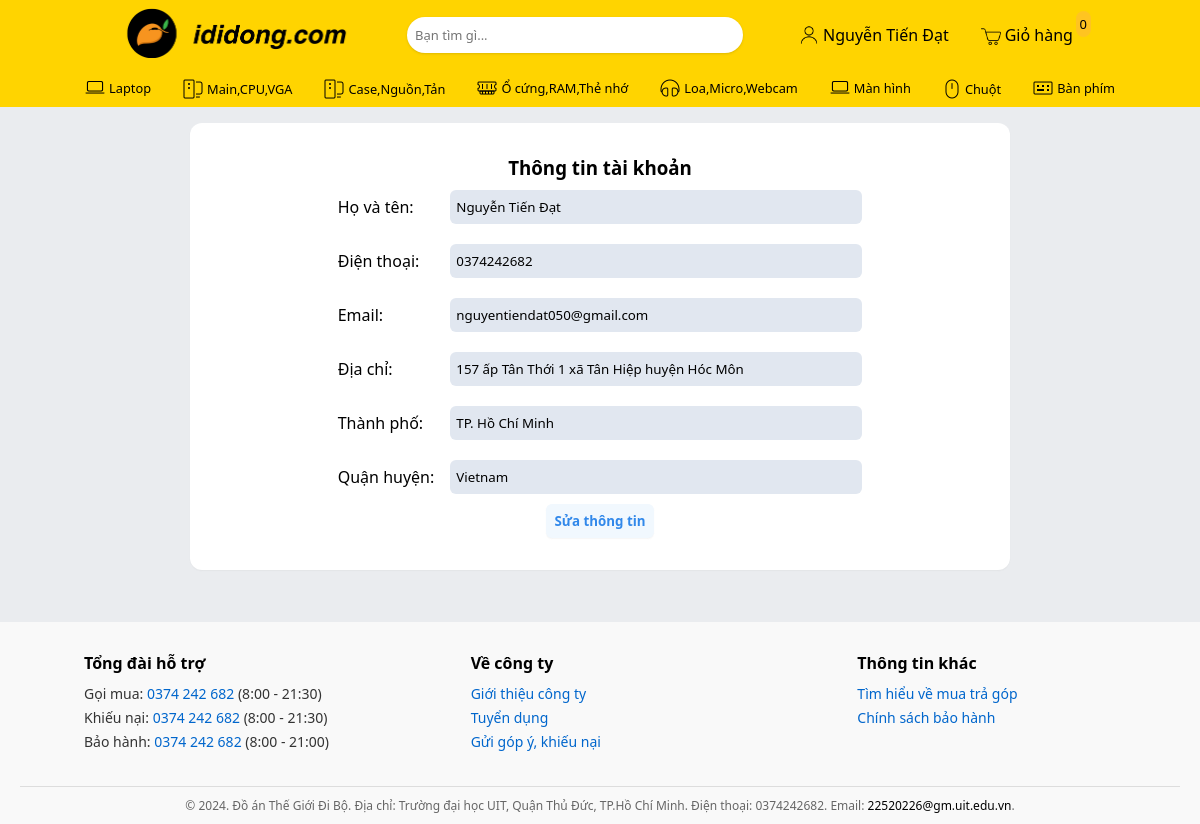
Page /customer.php (signed in) on the committed database.
### tables this page shows
CREATE TABLE `tbl_customer` (
  `id` int(11) NOT NULL,
  `name` varchar(255) NOT NULL,
  `address` varchar(255) NOT NULL,
  `city` varchar(30) NOT NULL,
  `country` varchar(30) NOT NULL,
  `phone` varchar(30) NOT NULL,
  `email` varchar(50) NOT NULL,
  `password` varchar(255) NOT NULL
);

### classes/customer.php (called while the page is built, shortened)
<?php
    $filepath = realpath(dirname(__FILE__));
    include_once ($filepath.'/../lib/database.php');
    class customer {
        private $db;
        public function __construct() {
            $this->db = new Database();
        }
        public function show_customer($id){
            $query = "SELECT * FROM tbl_customer WHERE id = '$id'";
            $result = $this->db->select($query);
            return $result;
        }
    }
?>

### lib/database.php (called while the page is built, shortened)
<?php
    class Database {
        public $host    = DB_HOST;
        public $user    = DB_USER;
        public $pass    = DB_PASS;
        public $dbname  = DB_NAME;
        public $link;
        private function connectDB() {
            $this->link = new mysqli($this->host, $this->user,
                                     $this->pass, $this->dbname);
        }
        public function select($query) {
            $result = $this->link->query($query) or
                die($this->link->error . __LINE__);
            if ($result->num_rows > 0) {
                return $result;
            } else {
                return false;
            }
        }
    }
?>

### lib/session.php (called while the page is built, shortened)
<?php
    class Session {
        public static function get($key) {
            if (isset($_SESSION[$key])) {
                return $_SESSION[$key];
            } else {
                return false;
            }
        }
    }
?>

### customer.php (the view, shortened to what this page needs)
<?php
  include 'inc/header.php';
?>
<link rel="stylesheet" href="css/user.css">
<div class="wrapper">
    <?php
        $id = Session::get('customer_id');
        $get_customer = $cs->show_customer($id);
        if($get_customer){
            while($result = $get_customer->fetch_assoc()){
    ?>
        <div class="user-info-wrapper">
            <h3>Thông tin tài khoản</h3>
            <form action="" method="post">
                <table style="border-collapse: collapse">
                    <tr>
                        <td>Họ và tên:</td>
                        <td>
                            <input
                            name="name"
                            type="text"
                            value = '<?php echo $result['name'] ?>'
                            />
                        </td>
                    </tr>
                    <tr>
                        <td>Điện thoại:</td>
                        <td>
                            <input
                            name="phone"
                            type="tel"
                            value = '<?php echo $result['phone'] ?>'
                            />
                        </td>
                    </tr>
                    <tr>
                        <td>Email:</td>
                        <td>
                            <input
                            name="email"
                            type="email"
                            value = '<?php echo $result['email'] ?>'
                            />
                        </td>
                    </tr>
                    <tr>
                        <td>Địa chỉ:</td>
                        <td>
                            <input
                            name="address"
                            type="text"
                            value = '<?php echo $result['address'] ?>'
                            />
                        </td>
                    </tr>
                    <tr>
                        <td>Thành phố:</td>
                        <td>
                            <input
                            name="city"
                            type="text"
                            value = '<?php echo $result['city'] ?>'
                            />
                        </td>
                    </tr>
                    <tr>
                        <td>Quận huyện:</td>
                        <td>
                            <input
                            name="country"
                            type="text"
                            value = '<?php echo $result['country'] ?>'
                            />
                        </td>
                    </tr>
                </table>
                <div class="div-update-profile">
                    <input type="submit" name="updateprofile" class="save-btn" value="Sửa thông tin" />
                </div>
            </form>
        </div>
    <?php
            }
        }
    ?>
</div>
<?php
    include 'inc/footer.php';
?>

### css/styles.css (style rules this page uses)
* { padding: 0; margin: 0; text-decoration: none; list-style: none; color: black; font-family: ui-sans-serif, system-ui, -apple-system, BlinkMacSystemFont, "Segoe UI", Roboto, "Helvetica Neue", Arial, "Noto Sans", sans-serif, "Apple Color Emoji", "Segoe UI Emoji", "Segoe UI Symbol", "Noto Color Emoji"; }
body { background: #eaecef; }
.wrapper { margin: 0 auto; max-width: 1080px; width: 95%; margin-top: 1rem; min-height: 100vh; }

### css/user.css (style rules this page uses)
table td input { padding: 8px 6px; border: none; border-radius: 6px; background-color: rgb(225, 231, 240); transition: 0.2s; color: rgb(0, 0, 0); }
table td { padding: 10px 8px; }
input { width: 400px; padding: 5px; }
.save-btn { border-radius: 6px; padding: 0.5rem; max-width: fit-content; transition: 0.2s; cursor: pointer; font-weight: 700; border: #f1f8fe; color: #3188ea; background: #f1f8fe; box-shadow: 0 1px 1px 0 rgba(196, 195, 195, 0.1), 0 1px 2px -1px rgba(148, 148, 148, 0.1); }
.wrapper { display: flex; flex-direction: column; align-items: center; }
.user-info-wrapper { background-color: white; width: 70%; padding: 2rem; border-radius: 0.75rem; box-shadow: 0 1px 1px 0 rgba(196, 195, 195, 0.1), 0 1px 2px -1px rgba(148, 148, 148, 0.1); display: flex; flex-direction: column; justify-content: center; align-items: center; }
.div-update-profile { width: 100%; display: flex; flex-direction: column; justify-content: center; align-items: center; }

### rows in the picture
tbl_customer: name "Nguyễn Tiến Đạt", phone "0374242682", email "nguyentiendat050@gmail.com", address "157 ấp Tân Thới 1 xã Tân Hiệp huyện Hóc Môn", city "TP. Hồ Chí Minh", country "Vietnam"

### other values in the picture
Session::get('customer_name') "Nguyễn Tiến Đạt"
